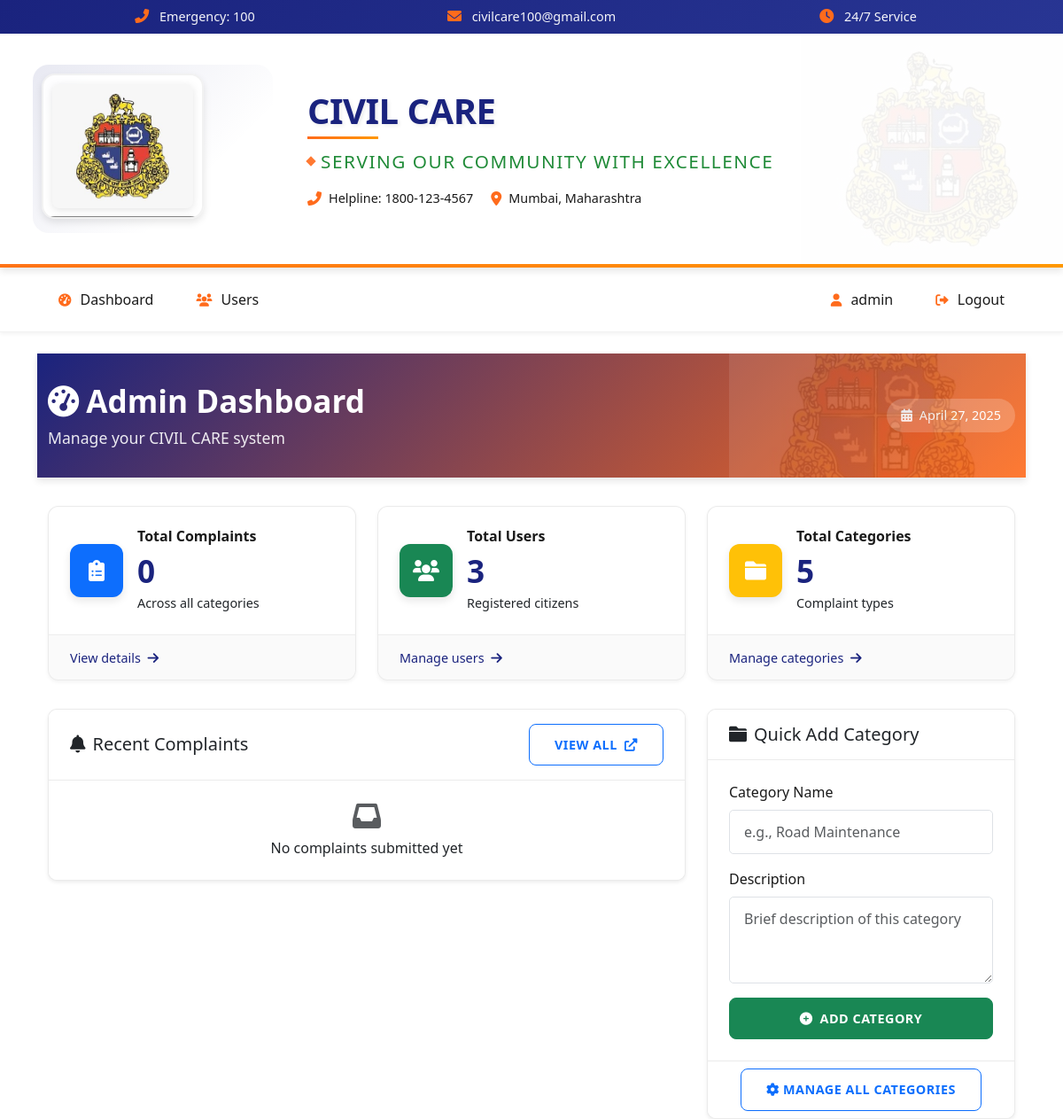
The app's page /admin/dashboard (signed in, upper part), older data.
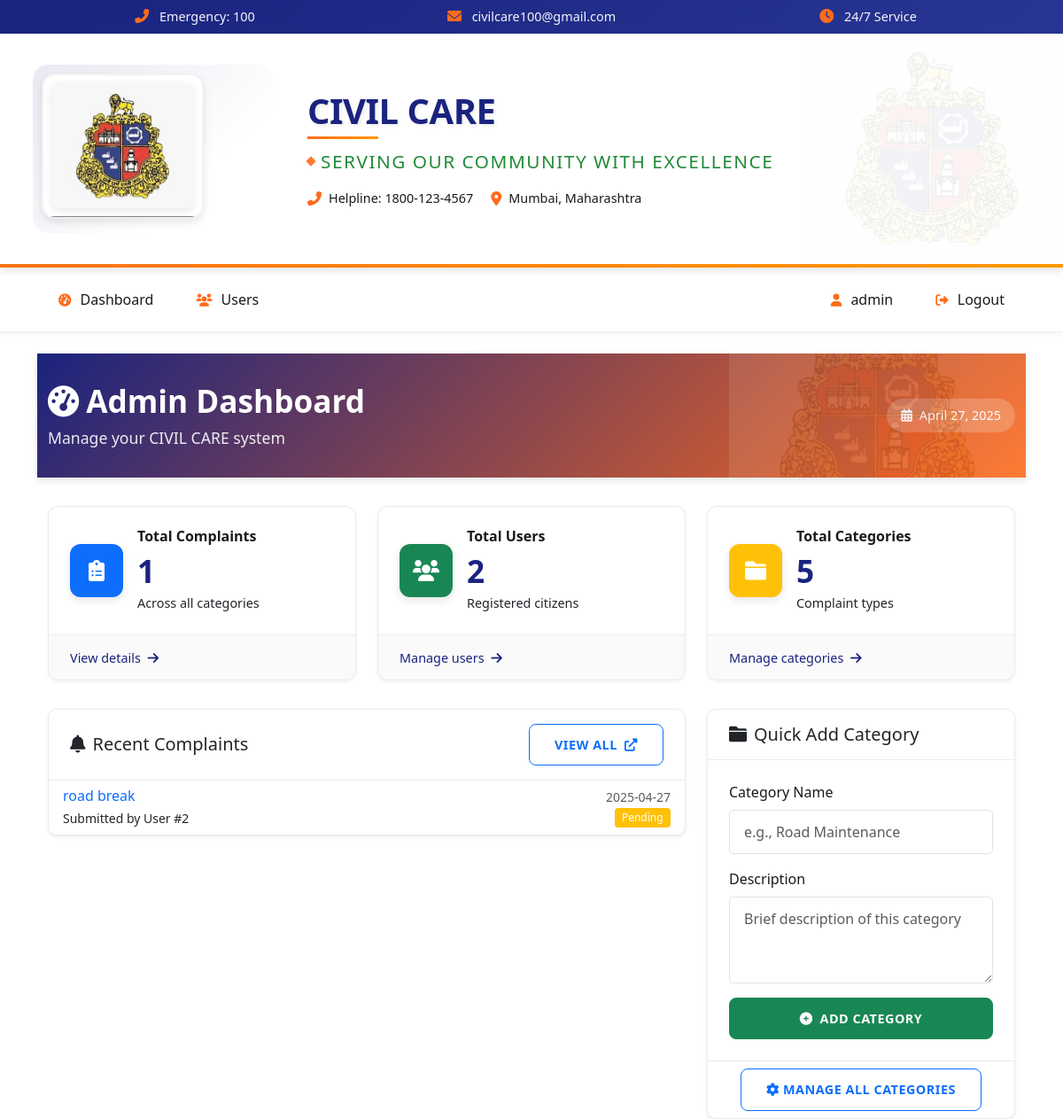
The same page, newer data.
### app/models/complaint.py (models this page shows, shortened)
class Complaint(db.Model):
    __tablename__ = 'complaint'
    id = db.Column(db.Integer, primary_key=True)
    title = db.Column(db.String(140), nullable=False)
    description = db.Column(db.Text, nullable=False)
    location = db.Column(db.String(200), nullable=False)
    status = db.Column(db.String(20), default='pending')  # pending, in_progress, resolved
    created_at = db.Column(db.DateTime, default=datetime.utcnow)
    updated_at = db.Column(db.DateTime, default=datetime.utcnow, onupdate=datetime.utcnow)
    user_id = db.Column(db.Integer, db.ForeignKey('user.id'), nullable=False)
    category_id = db.Column(db.Integer, db.ForeignKey('category.id'), nullable=False)

### app/routes/admin.py (the view)
    @login_required
    def decorated_function(*args, **kwargs):
        if not current_user.is_admin:
            flash('Access denied. Admin privileges required.', 'danger')
            return redirect(url_for('user.dashboard'))
        return f(*args, **kwargs)

### app/models/user.py (called while the page is built)
@login_manager.user_loader
def load_user(user_id):
    return User.query.get(int(user_id))

### app/routes/admin.py (called while the page is built)
def admin_required(f):
    @login_required
    def decorated_function(*args, **kwargs):
        if not current_user.is_admin:
            flash('Access denied. Admin privileges required.', 'danger')
            return redirect(url_for('user.dashboard'))
        return f(*args, **kwargs)
    decorated_function.__name__ = f.__name__
    return decorated_function

@admin_bp.route('/dashboard')
@admin_required
def dashboard():
    complaints = Complaint.query.all()
    users = User.query.all()
    categories = Category.query.all()
    return render_template('admin/dashboard.html',
                         complaints=complaints,
                         users=users,
                         categories=categories,
                         now=datetime.now())

### app/templates/admin/dashboard.html (shortened to what the changed rows need)
{% extends "base.html" %}
{% block content %}
<div class="admin-section">
    <div class="section-header">
        <div class="container">
            <div class="d-flex justify-content-between align-items-center">
                <div>
                    <h2 class="section-title"><i class="fas fa-tachometer-alt me-2"></i>Admin Dashboard</h2>
                </div>
            </div>
        </div>
    </div>
    <div class="container mt-4">
        <div class="row">
            <div class="col-lg-4 col-md-6 mb-4">
                <div class="stat-card">
                    <div class="stat-card-body">
                        <div class="stat-card-info">
                            <h5>Total Complaints</h5>
                            <h2>{{ complaints|length }}</h2>
                            <p class="stat-card-desc">Across all categories</p>
                        </div>
                    </div>
                </div>
            </div>
            <div class="col-lg-4 col-md-6 mb-4">
                <div class="stat-card">
                    <div class="stat-card-body">
                        <div class="stat-card-info">
                            <h5>Total Users</h5>
                            <h2>{{ users|length }}</h2>
                            <p class="stat-card-desc">Registered citizens</p>
                        </div>
                    </div>
                </div>
            </div>
            <div class="col-lg-4 col-md-6 mb-4">
                <div class="stat-card">
                    <div class="stat-card-body">
                        <div class="stat-card-info">
                            <h2>{{ categories|length }}</h2>
                        </div>
                    </div>
                </div>
            </div>
        </div>
        <div class="row mt-2">
            <div class="col-lg-8 mb-4">
                <div class="card shadow-sm">
                    <div class="card-body p-0">
                        <div class="list-group list-group-flush">
                            {% for complaint in complaints[:5] %}
                            <div class="list-group-item list-group-item-action">
                                <div class="d-flex w-100 justify-content-between">
                                    <h6 class="mb-1 text-primary">{{ complaint.title }}</h6>
                                    <small class="text-muted">{{ complaint.created_at.strftime('%Y-%m-%d') }}</small>
                                </div>
                                <div class="d-flex justify-content-between align-items-center">
                                    <small>Submitted by User #{{ complaint.user_id }}</small>
                                    <span class="badge {% if complaint.status == 'pending' %}bg-warning{% elif complaint.status == 'in_progress' %}bg-info{% else %}bg-success{% endif %}">
                                        {{ complaint.status|replace('_', ' ')|title }}
                                    </span>
                                </div>
                            </div>
                            {% endfor %}
                            {% if complaints|length == 0 %}
                            <div class="list-group-item text-center py-4">
                                <i class="fas fa-inbox fa-2x text-muted mb-2"></i>
                                <p class="mb-0">No complaints submitted yet</p>
                            </div>
                            {% endif %}
                        </div>
                    </div>
                </div>
            </div>
        </div>
    </div>
</div>
{% endblock %}

Row changes from the older to the newer data that the page shows:
added Complaint: title "road break", created_at "2025-04-27", user_id "2", status "Pending"
Text that changed along with them:
{{ complaints|length }}: "0" → "1"
{{ users|length }}: "3" → "2"
text no longer shown: "No complaints submitted yet"
